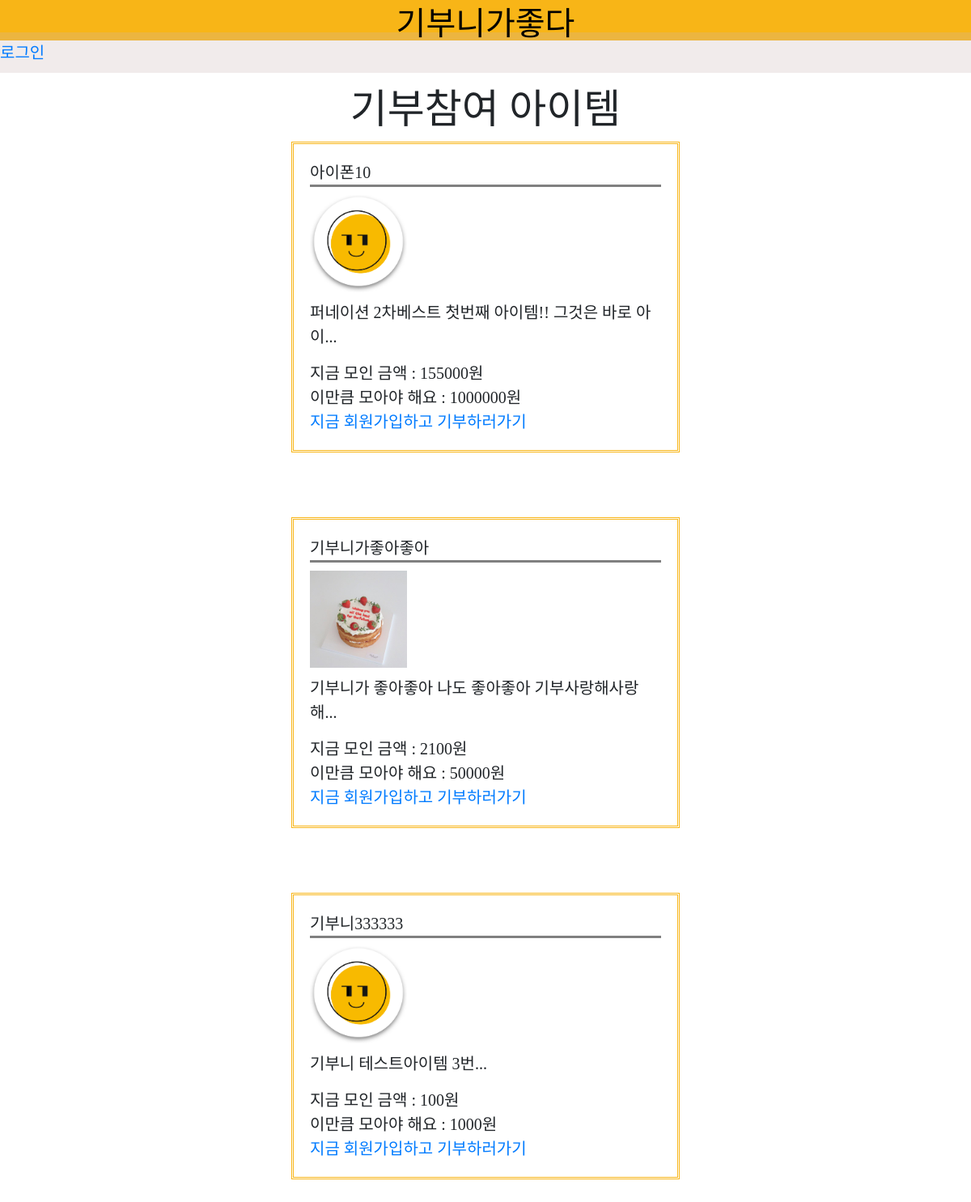
The page / on the database its author committed.
### main/models.py (models this page shows, shortened)
class Product(models.Model):
    product_name = models.CharField(max_length=100)
    product_target_money = models.PositiveIntegerField()
    product_crowd_money = models.PositiveIntegerField()
    product_description = models.TextField()
    product_img = models.ImageField(null=True, upload_to = "img_folder/")
    def summary(self):
        return self.product_description[:30] + "..."

### main/views.py (the view)
# urls.py: path('', main.views.index, name="index"),
def index(request):
    product = Product.objects
    return render(request, 'index.html', {'product':product})

### main/templates/index.html (shortened to what this page needs)
<!DOCTYPE html>
<html lang="kr">
<head>
    {% load static %}
    <link rel="stylesheet" href="{% static 'index2.css' %}">
    <link rel="stylesheet" href="https://cdn.jsdelivr.net/npm/bootstrap@4.5.3/dist/css/bootstrap.min.css">
</head>
<body>
    <div id="body_wrapper">
            <div id="top_bar">
                <a href="{% url 'index' %}">기부니가좋다</a>
            </div>
            <div id="navigation">
                <div id="login_bar">
                    {% if user.is_active %}
                    {{user.username}}님 안녕하세요.
                    <a href="{% url 'logout' %}">로그아웃</a>
                    {% else %}
                    <a href="{% url 'login' %}">로그인</a>
                    {% endif %}
                </div>
            </div>
            <div id="funation_introduce">
               <h1>기부참여 아이템</h1>
            </div>
        <div id="funation_wrapper">
            {% for i in product.all%}
            <div class="product_wrapper">
                <div class="product_name">{{i.product_name}}</div>
                <div class="product_img" ><img src= "{{i.product_img.url}}"></div>
                <div class="product_description">{{i.summary}}</div>
                <div class="product_crowd_money">지금 모인 금액 : {{i.product_crowd_money}}원</div>
                <div class="product_target_money">이만큼 모아야 해요 : {{i.product_target_money}}원</div>
                <div class="product_detail">
                {% if user.is_active%}
                <a href="{% url 'detail' i.id %}">기부하러가기</a>
                {% else %}
                <a href="{% url 'login' %}">지금 회원가입하고 기부하러가기</a>
                {% endif %}
                </div>
            </div>
            {% endfor %}
        </div>
    </div>
</body>
</html>

### static/index2.css (style rules this page uses)
* { font-size:20px; font-family:'GmarketSansMedium'; }
#top_bar { background-color:#F8B517; text-align: center; width:100%; height: 50px; }
#top_bar a { text-decoration: none; font-size:2rem; color:black; }
#navigation { width:100%; height:50px; background-color: rgba(201, 177, 177, 0.261); margin-top:-10px; }
#login_bar { padding-top:10px; margin-right:100px; }
#funation_introduce { padding-top:15px; text-align: center; }
.product_wrapper { border: #F8B517; border-style: double; margin-left:30%; width:40%; margin-bottom: 10vh; padding : 20px; }
.product_img img { margin-top:10px; width:120px; height:120px; }
.product_crowd_money { padding-top:15px; }
.product_name { border-bottom: solid grey; }
.product_description { padding-top:10px; }

### rows shown on the page
Product: product_name "아이폰10", product_img (picture), summary "퍼네이션 2차베스트 첫번째 아이템!! 그것은 바로 아이...", product_crowd_money "155000", product_target_money "1000000"
Product: product_name "기부니가좋아좋아", product_img (picture), summary "기부니가 좋아좋아 나도 좋아좋아 기부사랑해사랑해...", product_crowd_money "2100", product_target_money "50000"
Product: product_name "기부니333333", product_img (picture), summary "기부니 테스트아이템 3번...", product_crowd_money "100", product_target_money "1000"
